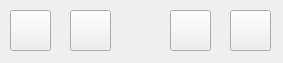
<?xml version="1.0" encoding="UTF-8"?>
<ui version="4.0">
 <class>SmallMenuWidget</class>
 <widget class="QWidget" name="SmallMenuWidget">
  <property name="geometry">
   <rect>
    <x>0</x>
    <y>0</y>
    <width>283</width>
    <height>63</height>
   </rect>
  </property>
  <property name="windowTitle">
   <string>Form</string>
  </property>
  <widget class="QPushButton" name="USBBtn">
   <property name="geometry">
    <rect>
     <x>230</x>
     <y>10</y>
     <width>41</width>
     <height>41</height>
    </rect>
   </property>
   <property name="text">
    <string/>
   </property>
   <property name="icon">
    <iconset resource="res.qrc">
     <normaloff>:/icon/Photo_UKey_Line.png</normaloff>:/icon/Photo_UKey_Line.png</iconset>
   </property>
   <property name="iconSize">
    <size>
     <width>30</width>
     <height>30</height>
    </size>
   </property>
  </widget>
  <widget class="QPushButton" name="NotFullBtn">
   <property name="geometry">
    <rect>
     <x>170</x>
     <y>10</y>
     <width>41</width>
     <height>41</height>
    </rect>
   </property>
   <property name="text">
    <string/>
   </property>
   <property name="icon">
    <iconset resource="res.qrc">
     <normaloff>:/icon/退出全屏.png</normaloff>:/icon/退出全屏.png</iconset>
   </property>
   <property name="iconSize">
    <size>
     <width>30</width>
     <height>330</height>
    </size>
   </property>
  </widget>
  <widget class="QPushButton" name="MenuBtn">
   <property name="geometry">
    <rect>
     <x>70</x>
     <y>10</y>
     <width>41</width>
     <height>41</height>
    </rect>
   </property>
   <property name="text">
    <string/>
   </property>
   <property name="icon">
    <iconset resource="res.qrc">
     <normaloff>:/icon/菜单.png</normaloff>:/icon/菜单.png</iconset>
   </property>
   <property name="iconSize">
    <size>
     <width>30</width>
     <height>30</height>
    </size>
   </property>
  </widget>
  <widget class="QPushButton" name="CloseBtn">
   <property name="geometry">
    <rect>
     <x>10</x>
     <y>10</y>
     <width>41</width>
     <height>41</height>
    </rect>
   </property>
   <property name="text">
    <string/>
   </property>
   <property name="icon">
    <iconset resource="res.qrc">
     <normaloff>:/icon/警示红叉.png</normaloff>:/icon/警示红叉.png</iconset>
   </property>
   <property name="iconSize">
    <size>
     <width>30</width>
     <height>30</height>
    </size>
   </property>
  </widget>
 </widget>
 <resources>
  <include location="res.qrc"/>
 </resources>
 <connections/>
</ui>
